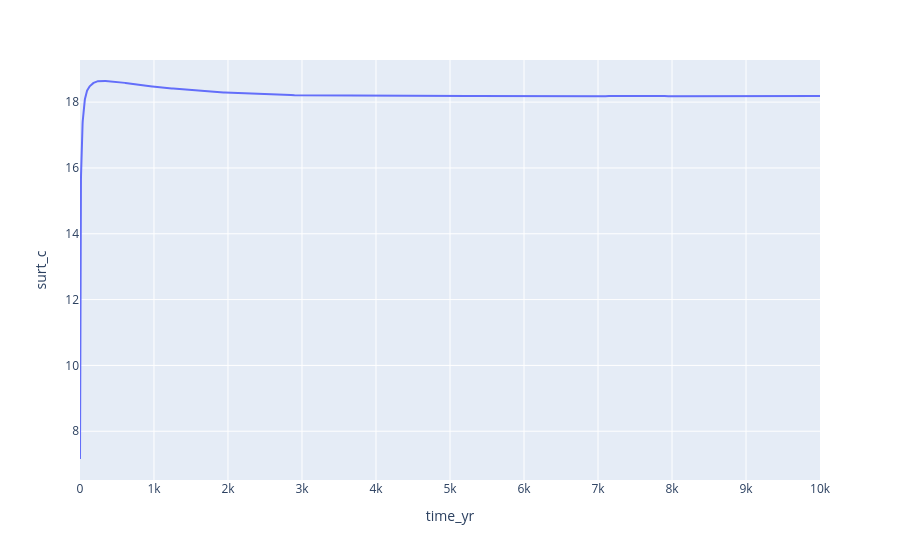

This figure's notebook cell:
### Code cell
plt.plot(time_series["time_yr"], time_series["surt_c"])
plt.show()

### Figure 1 — Plotly figure (JSON) as saved in the notebook; plotly's stock layout.template omitted (floating-point values rounded to 4 significant figures; data arrays with more than 128 entries replaced by an {"elided": "..."} marker saying what was removed)
{"data": [{"hovertemplate": "time_yr=%{x}<br>surt_c=%{y}<extra></extra>", "legendgroup": "", "line": {"color": "#636efa", "dash": "solid"}, "marker": {"symbol": "circle"}, "mode": "lines", "name": "", "orientation": "v", "showlegend": false, "type": "scatter", "x": {"elided": "450 float values"}, "xaxis": "x", "y": {"elided": "450 float values"}, "yaxis": "y"}], "layout": {"autosize": true, "legend": {"tracegroupgap": 0}, "margin": {"t": 60}, "xaxis": {"anchor": "y", "autorange": true, "domain": [0, 1], "range": [0.5, 10000.0], "title": {"text": "time_yr"}, "type": "linear"}, "yaxis": {"anchor": "x", "autorange": true, "domain": [0, 1], "range": [6.519, 19.28], "title": {"text": "surt_c"}, "type": "linear"}}}
